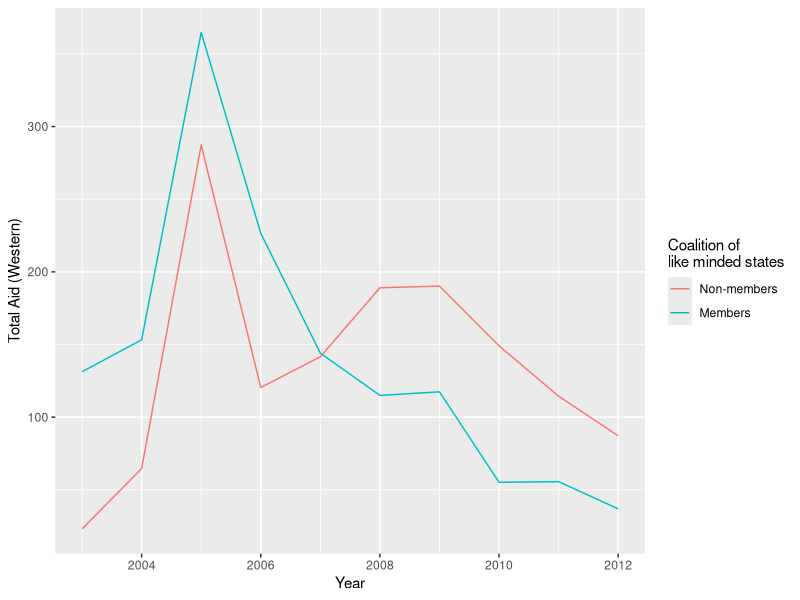
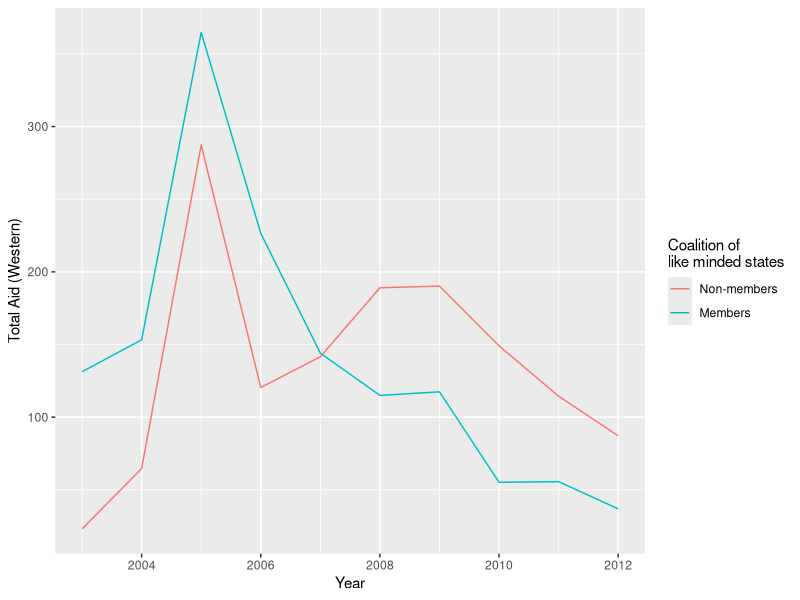

R code for these plots, in order:
# Plotting Western Aid vs. DAC
# Bastiaan Quast
# bquast@gmail.com

# load packages
library(plm)
library(plyr)
library(ggplot2)
library(scales)

# load the data
western.aid <- read.csv('WesternAid.csv')

# inspect the data
View(western.aid)

# keep only value of Aid.type: Grants, Total
oda <- subset(western.aid, Aid.type == 'ODA: Total Net' & Amount.type == 'Constant Prices (2012 USD millions)')
names(oda) <- tolower(names(oda))

# create a coalition-of-like-minded dummy variable
clm.list <- c('Denmark', 'Finland', 'Germany', 'Luxembourg', 'Netherlands', 'Norway', 'Sweden', 'Switzerland', 'Iceland')
oda$clm <- ifelse(oda$donor %in% clm.list, TRUE, FALSE)
save(oda, file = 'oda.RData' )

# summarise
oda.sum <- ddply(oda, .(clm, year), summarize, total.aid=sum(value))
oda.sum

# plot data
plot <- ggplot(oda.sum, aes(year, total.aid, colour=clm))
plot <- plot + geom_line() + scale_x_continuous(breaks= pretty_breaks())
plot <- plot + labs( x ='Year',  y = 'Total Aid (Western)')
plot <- plot + scale_color_discrete(name = "Coalition of \nlike minded states", labels = c('Non-members', 'Members') )
print(plot)

# create image file
png('clm.png')
print(plot)
dev.off()
